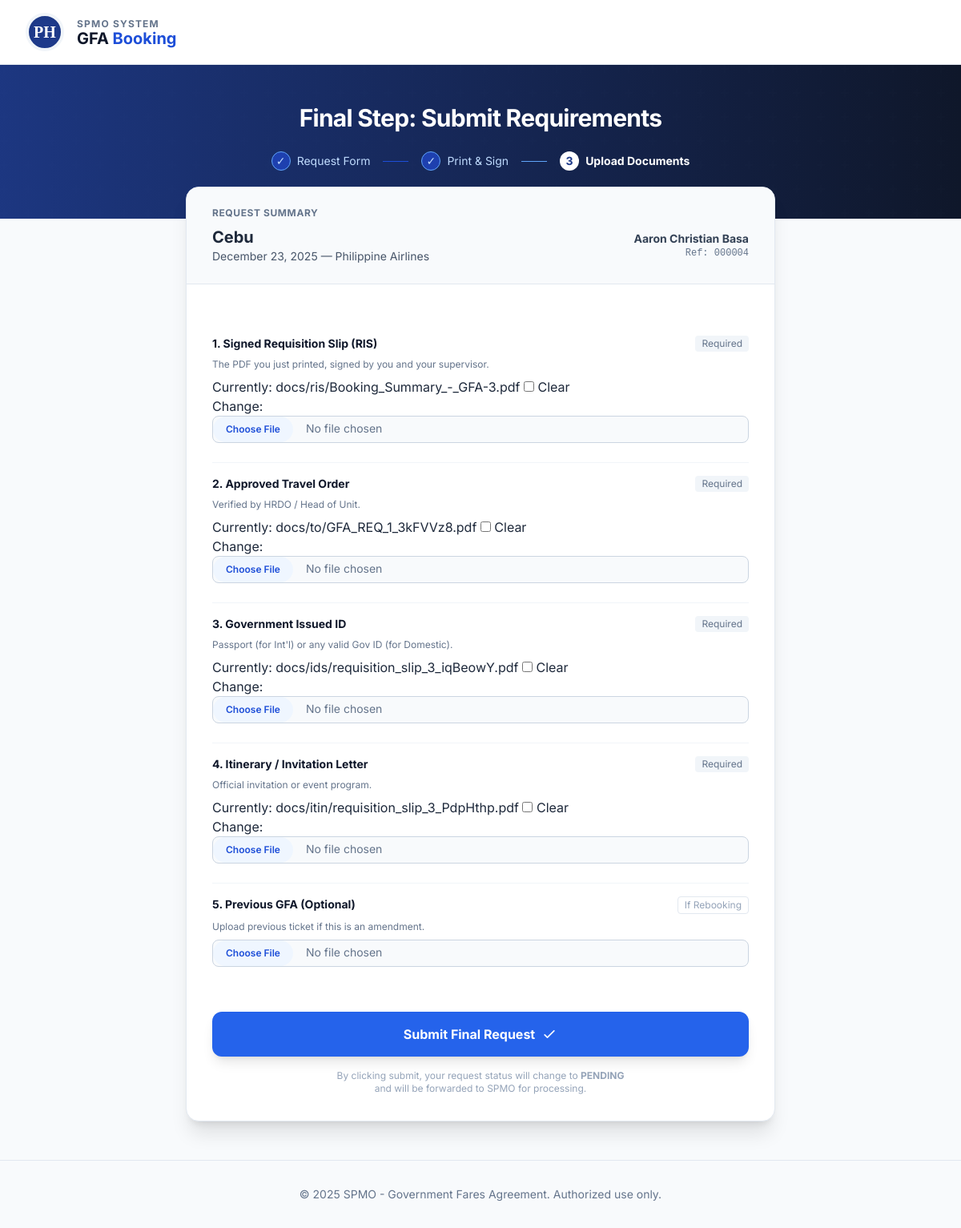
/upload/4/ (signed in), run on the app's committed database.
### travel/models.py (models this page shows, shortened)
class BookingRequest(models.Model):
    created_by = models.ForeignKey(User, on_delete=models.CASCADE, null=True, blank=True, related_name='bookings')
    email = models.EmailField(verbose_name="Email Address")
    full_name = models.CharField(max_length=200, verbose_name="Official Name of Traveler")
    employee_id = models.CharField(max_length=50, verbose_name="Employee ID")
    unit_office = models.CharField(max_length=100, choices=OFFICE_CHOICES, verbose_name="Unit Office")
    mother_unit = models.CharField(max_length=100, choices=MOTHER_UNIT_CHOICES, verbose_name="Mother Unit")
    birthday = models.DateField(verbose_name="Birthday")
    designation = models.CharField(max_length=100, verbose_name="Designation")
    up_mail = models.EmailField(verbose_name="UP Mail")
    contact_number = models.CharField(max_length=50, verbose_name="Contact Phone Number")
    admin_officer = models.CharField(max_length=200, verbose_name="Admin Officer (Requesting Staff)")
    purpose = models.TextField(verbose_name="Purpose of Travel")
    trip_type = models.CharField(max_length=20, choices=TRIP_TYPE_CHOICES, default='ROUND_TRIP')
    origin = models.CharField(max_length=255, verbose_name="Origin (Departure From)", default="Manila")
    destination_details = models.CharField(max_length=255, verbose_name="Destination (Arrival At)")
    departure_date = models.DateField()
    departure_time = models.TimeField(verbose_name="Specific Time (Departure)")
    return_date = models.DateField(blank=True, null=True)
    return_time = models.TimeField(blank=True, null=True, verbose_name="Specific Time (Return)")
    is_official = models.BooleanField(default=False, verbose_name="Is this Travel Official and Approved?")
    airline = models.CharField(max_length=20, choices=AIRLINE_CHOICES)
    seat_class = models.CharField(max_length=20, choices=CLASS_CHOICES, default='ECONOMY')
    avail_insurance = models.BooleanField(default=False, verbose_name="Avail Travel Insurance?")
    baggage_type = models.CharField(max_length=20, choices=BAGGAGE_CHOICES, default='HAND_CARRY')
    special_requests = models.TextField(blank=True, null=True)
    supervisor_name = models.CharField(max_length=200, verbose_name="Immediate Supervisor's Name")
    supervisor_email = models.EmailField(verbose_name="Supervisor's Email")
    approval_date = models.DateField(verbose_name="Date of Approval")
    remarks = models.TextField(blank=True, null=True)
    agreed_to_policy = models.BooleanField(default=False, verbose_name="I hereby certify that information is true")
    doc_signed_slip = models.FileField(upload_to='docs/ris/', blank=True, null=True, verbose_name="Signed Requisition Slip (RIS)")
    doc_travel_order = models.FileField(upload_to='docs/to/', blank=True, null=True, verbose_name="Approved Travel Order")
    doc_gov_id = models.FileField(upload_to='docs/ids/', blank=True, null=True, verbose_name="Government Issued ID")
    doc_itinerary = models.FileField(upload_to='docs/itin/', blank=True, null=True, verbose_name="Itinerary / Invitation Letter")
    doc_previous_gfa = models.FileField(upload_to='docs/prev/', blank=True, null=True, verbose_name="Previous GFA (If Rebooking)")
    booking_reference_no = models.CharField(max_length=50, blank=True, null=True, verbose_name="Airline Booking Ref / PNR")
    total_amount = models.DecimalField(max_digits=10, decimal_places=2, null=True, blank=True, verbose_name="Total Ticket Cost (PHP)")
    doc_flight_ticket = models.FileField(upload_to='docs/tickets/', blank=True, null=True, verbose_name="Official Airline Ticket")
    doc_voucher = models.FileField(upload_to='docs/vouchers/', blank=True, null=True, verbose_name="Hotel/Other Voucher")
    admin_instructions = models.TextField(blank=True, null=True, help_text="Instructions for the traveler")
    ticket_issued_at = models.DateTimeField(null=True, blank=True)
    status = models.CharField(max_length=20, choices=STATUS_CHOICES, default='DRAFT')
    created_at = models.DateTimeField(auto_now_add=True)

### travel/views.py (the view)
# urls.py: path('upload/<int:pk>/', views.upload_documents, name='gfa_upload'),
@login_required
def upload_documents(request, pk):
    booking = get_object_or_404(BookingRequest, pk=pk)
    if request.method == 'POST':
        form = BookingUploadForm(request.POST, request.FILES, instance=booking)
        if form.is_valid():
            final_booking = form.save(commit=False)
            final_booking.status = 'PENDING'
            final_booking.save()
            messages.success(request, 'Success! Booking submitted for review.')
            return redirect('gfa_dashboard')
    else:
        form = BookingUploadForm(instance=booking)
    return render(request, 'travel/upload.html', {'form': form, 'booking': booking})

### travel/forms.py
class BookingUploadForm(forms.ModelForm):
    class Meta:
        model = BookingRequest
        fields = ['doc_signed_slip', 'doc_travel_order', 'doc_gov_id', 'doc_itinerary', 'doc_previous_gfa']
    def __init__(self, *args, **kwargs):
        super().__init__(*args, **kwargs)
        for field in self.fields:
            self.fields[field].widget.attrs.update({
                'class': 'block w-full text-sm text-slate-500 file:mr-4 file:py-2 file:px-4 file:rounded-full file:border-0 file:text-xs file:font-semibold file:bg-blue-50 file:text-blue-700 hover:file:bg-blue-100 cursor-pointer border border-slate-300 rounded-lg bg-slate-50'
            })
            if field != 'doc_previous_gfa':
                self.fields[field].required = True

### travel/templates/travel/upload.html (shortened to what this page needs)
<!DOCTYPE html>
<html lang="en">
<head>
    <script src="https://cdn.tailwindcss.com"></script>
</head>
<body class="bg-slate-50 text-slate-800 min-h-screen flex flex-col">
    <header class="bg-white border-b border-slate-200 shadow-sm sticky top-0 z-50">
        <div class="max-w-7xl mx-auto px-4 sm:px-6 lg:px-8 h-20 flex justify-between items-center">
            <div class="flex items-center gap-4">
                <a href="{% url 'index' %}" class="flex items-center gap-4 group">
                    <div class="w-12 h-12 rounded-full bg-blue-900 flex items-center justify-center text-white font-serif font-bold text-xl border-4 border-slate-100 shadow-inner">PH</div>
                    <div class="flex flex-col">
                        <span class="text-xs font-bold text-slate-500 uppercase tracking-widest">SPMO System</span>
                        <h1 class="text-xl font-bold text-slate-900 leading-none">GFA <span class="text-blue-700">Booking</span></h1>
                    </div>
                </a>
            </div>
        </div>
    </header>
    <main class="flex-grow">
        <div class="hero-pattern h-48 w-full relative">
            <div class="absolute inset-0 bg-gradient-to-r from-blue-900/90 to-slate-900/80"></div>
            <div class="relative max-w-4xl mx-auto px-4 py-12 text-center">
                <h2 class="text-3xl font-bold text-white tracking-tight">Final Step: Submit Requirements</h2>
                <div class="flex justify-center items-center gap-4 mt-6 text-sm">
                    <div class="flex items-center gap-2 text-blue-200">
                        <div class="w-6 h-6 rounded-full bg-blue-800 flex items-center justify-center border border-blue-400">✓</div>
                        <span>Request Form</span>
                    </div>
                    <div class="w-8 h-px bg-blue-700"></div>
                    <div class="flex items-center gap-2 text-blue-200">
                        <div class="w-6 h-6 rounded-full bg-blue-800 flex items-center justify-center border border-blue-400">✓</div>
                        <span>Print & Sign</span>
                    </div>
                    <div class="w-8 h-px bg-blue-400"></div>
                    <div class="flex items-center gap-2 text-white font-bold">
                        <div class="w-6 h-6 rounded-full bg-white text-blue-900 flex items-center justify-center">3</div>
                        <span>Upload Documents</span>
                    </div>
                </div>
            </div>
        </div>
        <div class="max-w-3xl mx-auto px-4 -mt-10 relative z-10 pb-12">
            <div class="bg-white rounded-2xl shadow-xl border border-slate-200 overflow-hidden">
                <div class="bg-slate-50 px-8 py-6 border-b border-slate-200">
                    <h3 class="text-xs font-bold text-slate-500 uppercase tracking-wider mb-2">Request Summary</h3>
                    <div class="flex justify-between items-center">
                        <div>
                            <div class="text-xl font-bold text-slate-800">{{ booking.destination_details }}</div>
                            <div class="text-sm text-slate-600">{{ booking.departure_date|date:"F d, Y" }} — {{ booking.get_airline_display }}</div>
                        </div>
                        <div class="text-right">
                            <div class="text-sm font-bold text-slate-700">{{ booking.full_name }}</div>
                            <div class="text-xs font-mono text-slate-500">Ref: {{ booking.id|stringformat:"06d" }}</div>
                        </div>
                    </div>
                </div>
                <form method="post" enctype="multipart/form-data" class="p-8 space-y-8">
                    <div class="space-y-6">
                        <div>
                            <label class="block text-sm font-bold text-slate-900 mb-2 flex justify-between">
                                1. Signed Requisition Slip (RIS)
                                <span class="text-xs font-normal text-slate-500 bg-slate-100 px-2 py-0.5 rounded">Required</span>
                            </label>
                            <p class="text-xs text-slate-500 mb-2">The PDF you just printed, signed by you and your supervisor.</p>
                            {{ form.doc_signed_slip }}
                        </div>
                        <div class="pt-4 border-t border-slate-100">
                            <label class="block text-sm font-bold text-slate-900 mb-2 flex justify-between">
                                2. Approved Travel Order
                                <span class="text-xs font-normal text-slate-500 bg-slate-100 px-2 py-0.5 rounded">Required</span>
                            </label>
                            <p class="text-xs text-slate-500 mb-2">Verified by HRDO / Head of Unit.</p>
                            {{ form.doc_travel_order }}
                        </div>
                        <div class="pt-4 border-t border-slate-100">
                            <label class="block text-sm font-bold text-slate-900 mb-2 flex justify-between">
                                3. Government Issued ID
                                <span class="text-xs font-normal text-slate-500 bg-slate-100 px-2 py-0.5 rounded">Required</span>
                            </label>
                            <p class="text-xs text-slate-500 mb-2">Passport (for Int'l) or any valid Gov ID (for Domestic).</p>
                            {{ form.doc_gov_id }}
                        </div>
                        <div class="pt-4 border-t border-slate-100">
                            <label class="block text-sm font-bold text-slate-900 mb-2 flex justify-between">
                                4. Itinerary / Invitation Letter
                                <span class="text-xs font-normal text-slate-500 bg-slate-100 px-2 py-0.5 rounded">Required</span>
                            </label>
                            <p class="text-xs text-slate-500 mb-2">Official invitation or event program.</p>
                            {{ form.doc_itinerary }}
                        </div>
                        <div class="pt-4 border-t border-slate-100">
                            <label class="block text-sm font-bold text-slate-900 mb-2 flex justify-between">
                                5. Previous GFA (Optional)
                                <span class="text-xs font-normal text-slate-400 border border-slate-200 px-2 py-0.5 rounded">If Rebooking</span>
                            </label>
                            <p class="text-xs text-slate-500 mb-2">Upload previous ticket if this is an amendment.</p>
                            {{ form.doc_previous_gfa }}
                        </div>
                    </div>
                    <div class="pt-6">
                        <button type="submit" class="w-full bg-blue-600 hover:bg-blue-700 text-white font-bold py-4 rounded-xl shadow-lg transition flex items-center justify-center gap-2">
                            <span>Submit Final Request</span>
                            <svg class="w-5 h-5" fill="none" stroke="currentColor" viewBox="0 0 24 24"><path stroke-linecap="round" stroke-linejoin="round" stroke-width="2" d="M5 13l4 4L19 7"></path></svg>
                        </button>
                        <p class="text-center text-xs text-slate-400 mt-4">
                            By clicking submit, your request status will change to <strong>PENDING</strong> <br>and will be forwarded to SPMO for processing.
                        </p>
                    </div>
                </form>
            </div>
        </div>
    </main>
    <footer class="bg-slate-50 border-t border-slate-200 py-8 mt-auto">
        <div class="max-w-7xl mx-auto px-4 text-center text-sm text-slate-500">
            <p>&copy; 2025 SPMO - Government Fares Agreement. Authorized use only.</p>
        </div>
    </footer>
</body>
</html>

### travel/templates/travel/upload.html (style rules this page uses)
body { font-family: 'Inter', sans-serif; }
.hero-pattern { background-color: #0f172a; }

### data on the page
BookingRequest: destination_details "Cebu", departure_date "December 23, 2025", airline "Philippine Airlines", full_name "Aaron Christian Basa", id "000004"
